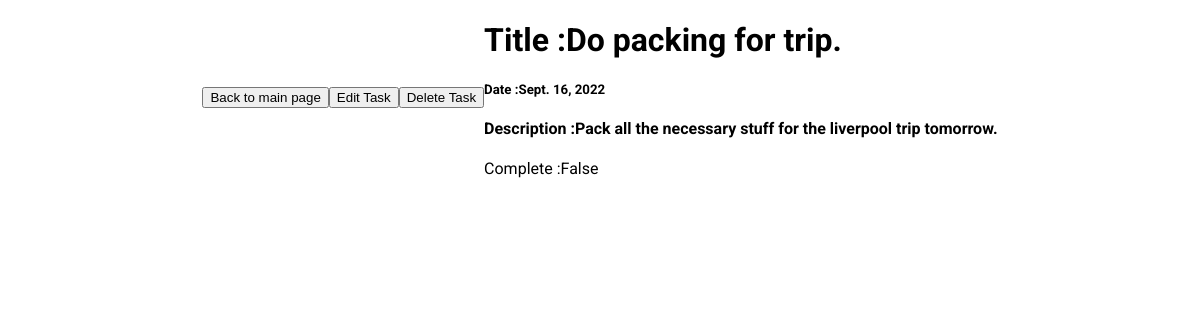
The page /1 (signed in) on the database its author committed.
### todo/models.py (models this page shows, shortened)
class Task(models.Model):
    user = models.ForeignKey(User, on_delete= models.CASCADE, db_index=True)
    timestamp = models.DateTimeField(auto_now_add=True)
    title = models.CharField(max_length= 100)
    description = models.TextField(max_length= 250, null= True, blank=True)
    complete = models.BooleanField(default=False)
    class Meta:
        ordering = ["complete"]

### todo/views.py (the view)
# urls.py: path("<int:pk>", views.TaskInDetail.as_view(), name = "taskInDetail"),
class TaskInDetail(LoginRequiredMixin, DetailView):
    template_name = "todo/taskDetail.html"
    model = models.Task

### todo/templates/todo/taskDetail.html (shortened to what this page needs)
{% extends "base.html" %}
{% load static %}
{% block content %}
<a href="{% url 'todoPage' %}"><Button> Back to main page </Button></a>
<a href="{% url 'updateTaskDetails' task.pk %}"><Button> Edit Task </Button></a>
<a href="{% url 'deleteTask' task.pk %}"><Button> Delete Task </Button></a>
<div class="taskDisplay">
   <h1> Title :{{ task.title }}</h1>
   <h5> Date :{{ task.timestamp.date }}</h5>
   <h4> Description :{{ task.description }}</h4>
   <p> Complete :{{ task.complete }}</p>
</div>
{% endblock %}

### static/base.css (style rules this page uses)
html { font-family: 'Comfortaa', cursive; font-family: 'Roboto', sans-serif; }
body { margin: 0; padding: 0; display: flex; justify-content: center; align-items: center; }

### rows shown on the page
Task: title "Do packing for trip.", timestamp "Sept. 16, 2022", description "Pack all the necessary stuff for the liverpool trip tomorrow.", complete "False"
